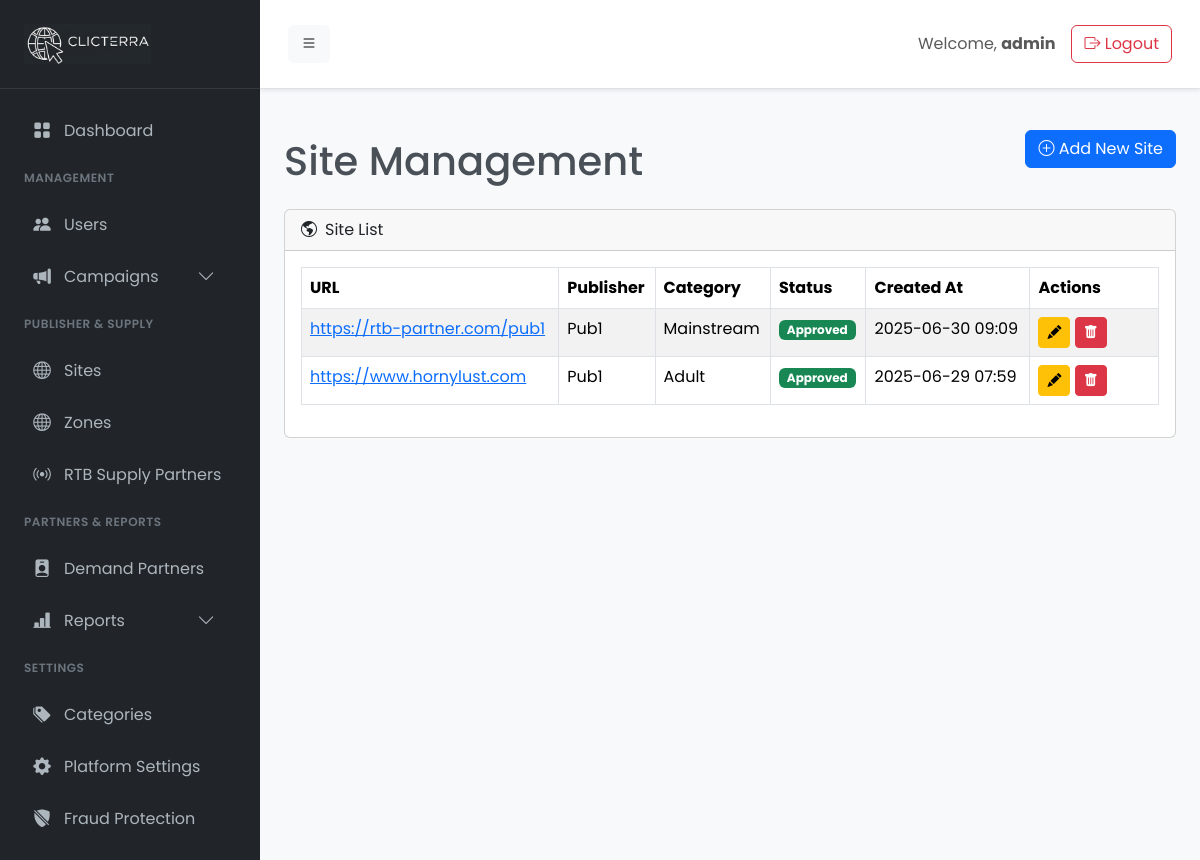
The app's page /admin/site.php (signed in) with its own data.
### tables this page shows
CREATE TABLE `sites` (
  `id` int(11) NOT NULL,
  `user_id` int(11) NOT NULL,
  `category_id` int(11) NOT NULL,
  `url` varchar(255) NOT NULL,
  `status` enum('pending','approved','rejected') DEFAULT 'pending',
  `created_at` timestamp NULL DEFAULT current_timestamp()
);

CREATE TABLE `users` (
  `id` int(11) NOT NULL,
  `username` varchar(100) NOT NULL,
  `password` varchar(255) NOT NULL,
  `email` varchar(150) NOT NULL,
  `role` enum('admin','advertiser','publisher') NOT NULL,
  `revenue_share` int(11) DEFAULT 0,
  `payout_method` varchar(100) DEFAULT NULL,
  `payout_details` text DEFAULT NULL,
  `referred_by` int(11) DEFAULT NULL,
  `status` enum('active','inactive') DEFAULT 'active',
  `created_at` timestamp NULL DEFAULT current_timestamp()
);

CREATE TABLE `categories` (
  `id` int(11) NOT NULL,
  `name` varchar(100) NOT NULL,
  `status` tinyint(1) NOT NULL DEFAULT 1,
  `created_at` timestamp NOT NULL DEFAULT current_timestamp()
);

### admin/site.php (the view, shortened to what this page needs)
<?php
require_once __DIR__ . '/init.php';
$sites_sql = "
    SELECT
        s.id,
        s.url,
        s.status,
        s.created_at,
        u.username AS publisher_name,
        c.name AS category_name
    FROM
        sites s
    JOIN
        users u ON s.user_id = u.id
    JOIN
        categories c ON s.category_id = c.id
    ORDER BY
        s.created_at DESC";
$sites_result = $conn->query($sites_sql);
?>
<?php require_once __DIR__ . '/templates/header.php'; ?>
<div class="d-flex justify-content-between align-items-center mb-4">
    <h1 class="mt-4 mb-0">Site Management</h1>
    <div>
        <button class="btn btn-primary" data-bs-toggle="modal" data-bs-target="#addSiteModal"><i class="bi bi-plus-circle"></i> Add New Site</button>
    </div>
</div>
<div class="card">
    <div class="card-header">
        <i class="bi bi-globe-americas me-2"></i>Site List
    </div>
    <div class="card-body">
        <div class="table-responsive">
            <table class="table table-striped table-bordered">
                <thead>
                    <tr>
                        <th>URL</th>
                        <th>Publisher</th>
                        <th>Category</th>
                        <th>Status</th>
                        <th>Created At</th>
                        <th style="width: 15%;">Actions</th>
                    </tr>
                </thead>
                <tbody>
                    <?php if ($sites_result && $sites_result->num_rows > 0): ?>
                        <?php while($row = $sites_result->fetch_assoc()): ?>
                            <tr>
                                <td><a href="<?php echo htmlspecialchars($row['url']); ?>" target="_blank"><?php echo htmlspecialchars($row['url']); ?></a></td>
                                <td><?php echo htmlspecialchars($row['publisher_name']); ?></td>
                                <td><?php echo htmlspecialchars($row['category_name']); ?></td>
                                <td>
                                    <?php
                                        $status_class = 'bg-secondary';
                                        if ($row['status'] == 'approved') $status_class = 'bg-success';
                                    ?>
                                    <span class="badge <?php echo $status_class; ?>"><?php echo ucfirst($row['status']); ?></span>
                                </td>
                                <td><?php echo date('Y-m-d H:i', strtotime($row['created_at'])); ?></td>
                                <td>
                                    <button class="btn btn-sm btn-warning edit-btn"
                                            data-bs-toggle="modal" data-bs-target="#editSiteModal"
                                            data-id="<?php echo $row['id']; ?>"
                                            data-url="<?php echo htmlspecialchars($row['url']); ?>"
                                            data-status="<?php echo $row['status']; ?>"
                                            title="Edit & Approve/Reject Site">
                                        <i class="bi bi-pencil-fill"></i>
                                    </button>
                                    <button class="btn btn-sm btn-danger delete-btn"
                                            data-bs-toggle="modal" data-bs-target="#deleteSiteModal"
                                            data-id="<?php echo $row['id']; ?>"
                                            data-url="<?php echo htmlspecialchars($row['url']); ?>"
                                            title="Delete Site">
                                        <i class="bi bi-trash-fill"></i>
                                    </button>
                                </td>
                            </tr>
                        <?php endwhile; ?>
                    <?php else: ?>
                        <tr>
                            <td colspan="6" class="text-center">No sites found.</td>
                        </tr>
                    <?php endif; ?>
                </tbody>
            </table>
        </div>
    </div>
</div>
<?php
require_once __DIR__ . '/templates/footer.php';
?>

### admin/assets/css/style.css (style rules this page uses)
body { font-family: 'Poppins', sans-serif; background-color: #f8f9fa; color: #495057; }

### records on screen
sites: url "https://rtb-partner.com/pub1", user.username "Pub1", category.name "Mainstream", status "Approved", created_at "2025-06-30 09:09"
sites: url "https://www.hornylust.com", user.username "Pub1", category.name "Adult", status "Approved", created_at "2025-06-29 07:59"

### other values on screen
$_SESSION['username'] "admin"
